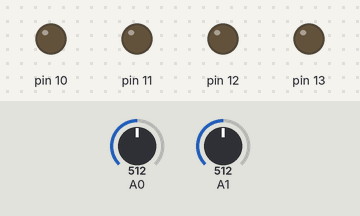
A sketch run on a simulated Arduino Uno, built with avr-gcc and run on an emulated ATmega328P. Shown: output pins drawn as LEDs (lit = HIGH). The test bench sets the inputs (shaded band); at power-on: A0 = 512, A1 = 512.

Above: at 1.8 s.
1.9 s: A0 set to 594
4.2 s: A0 set to 613
At 6.7 s:
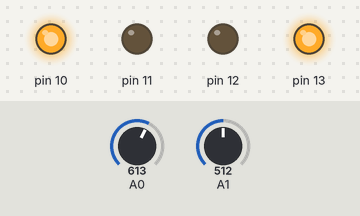
7.5 s: A1 set to 588
10.2 s: A1 set to 613
At 12.7 s:
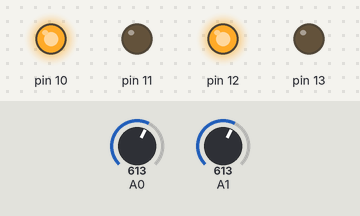
13.5 s: A0 set to 590
At 16.2 s:
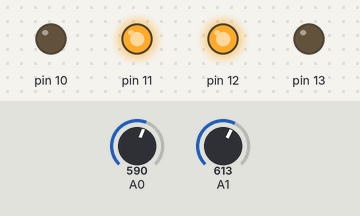
16.5 s: A0 set to 610
At 18.7 s:
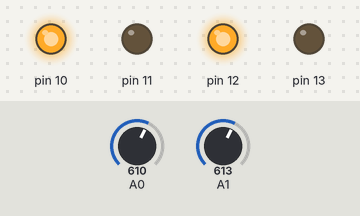
Timing chart, 0 to 20.2 s (numbered marks = the images above; inputs shaded):
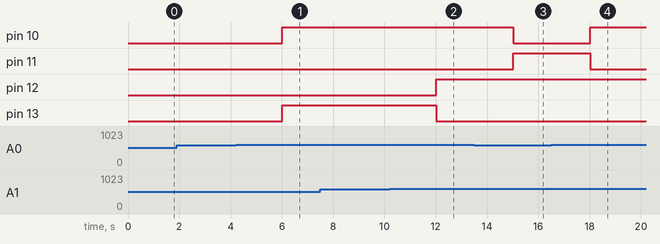

The sketch:

LineFollower_IR.ino
```cpp
//right sens - A0, left sens - A1

void setup()
{
  pinMode(10, OUTPUT);
  pinMode(11, OUTPUT);
  pinMode(12, OUTPUT);
  pinMode(13, OUTPUT);
  pinMode(A0, INPUT);
  pinMode(A1, INPUT);
//  Serial.begin(9600);
}

void moveRobot(String motion)
{
  if(motion=="Forward")
  {
    digitalWrite(10, HIGH);
    digitalWrite(11, LOW);
    digitalWrite(12, HIGH);
    digitalWrite(13, LOW);
    //Serial.println("Forward");
  }
  /*if(motion=="Backward")
  {
    digitalWrite(10, LOW);
    digitalWrite(11, HIGH);
    digitalWrite(12, LOW);
    digitalWrite(13, HIGH);
    Serial.println("Backward");
  }*/
  if(motion=="Left")
  {
    digitalWrite(10, HIGH);
    digitalWrite(11, LOW);
    digitalWrite(12, LOW);
    digitalWrite(13, HIGH);
    //Serial.println("Left");
  }
  if(motion=="Right")
  {
    digitalWrite(10, LOW);
    digitalWrite(11, HIGH);
    digitalWrite(12, HIGH);
    digitalWrite(13, LOW);
    Serial.println("Right");
  }
  if(motion=="Stop")
  {
    digitalWrite(10, LOW);
    digitalWrite(11, LOW);
    digitalWrite(12, LOW);
    digitalWrite(13, LOW);
    //Serial.println("Stop");
  }
}

void loop()
{
  int Right = analogRead(A0);
  int Left = analogRead(A1);
  Serial.println("Value of Right Sensor: " + String(Right) + "\tValue of Left Sensor: " + String(Left));
  delay(1000);

  if((Right > 600) && (Left > 600)) // both white
  {
    moveRobot("Forward");
  }
  if((Right < 600) && (Left < 600)) // both black
  {
    moveRobot("Stop");
  }
  if((Right < 600) && (Left > 600)) //r - black
  {
    moveRobot("Right");
  }
  if((Right > 600) && (Left < 600)) //l - black
  {
    moveRobot("Left");
  }

 /* moveRobot("Forward");
  delay(3000);
  moveRobot("Backward");
  delay(3000);
  moveRobot("Left");
  delay(3000);
  moveRobot("Right");
  delay(3000);
  moveRobot("Stop");
  delay(3000);*/
}
```

Measured:
- the behaviour switches between 600 and 601 on A0 (found by bisection; images 0 and 1)
- the behaviour switches between 600 and 601 on A1 (found by bisection; images 1 and 2)
- after the input at 1.9 s, every drawn part: stays the same
- after the input at 4.2 s, pin 10, pin 13: LOW → HIGH after 1.8 s
- after the input at 7.5 s, every drawn part: stays the same
- after the input at 10.2 s, pin 12: LOW → HIGH after 1.8 s; pin 13: HIGH → LOW after 1.8 s
- after the input at 13.5 s, pin 10: HIGH → LOW after 1.5 s; pin 11: LOW → HIGH after 1.5 s
- after the input at 16.5 s, pin 10: LOW → HIGH after 1.5 s; pin 11: HIGH → LOW after 1.5 s
